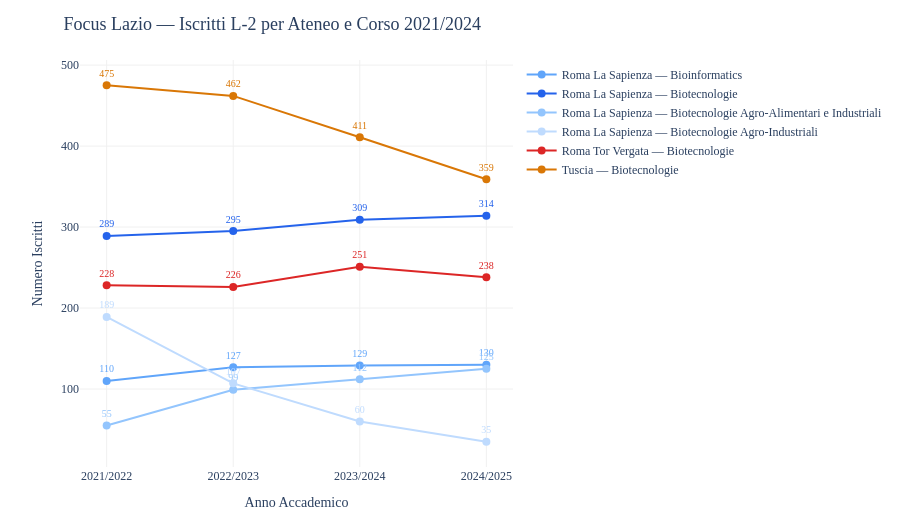

This figure's notebook cell:
### Code cell
df_lazio = df_l2_corsi[df_l2_corsi["regione"] == "Lazio"].copy()

df_lazio_trend = (
    df_lazio.groupby(["AnnoA", "AteneoNOME", "CorsoNOME"])["Isc"]
    .sum()
    .reset_index()
)

df_lazio_trend["label"] = (
    df_lazio_trend["AteneoNOME"] + " — " + df_lazio_trend["CorsoNOME"]
)

COLORI_ATENEO = {
    "Roma La Sapienza — Biotecnologie":                               "#2563EB",
    "Roma La Sapienza — Bioinformatics":                              "#60A5FA",
    "Roma La Sapienza — Biotecnologie Agro-Alimentari e Industriali": "#93C5FD",
    "Roma La Sapienza — Biotecnologie Agro-Industriali":              "#BFDBFE",
    "Roma Tor Vergata — Biotecnologie":                               "#DC2626",
    "Tuscia — Biotecnologie":                                         "#D97706",
}

fig = go.Figure()

for label in df_lazio_trend["label"].unique():
    subset = df_lazio_trend[df_lazio_trend["label"] == label].sort_values("AnnoA")
    colore = COLORI_ATENEO.get(label, "#6B7280")

    fig.add_trace(go.Scatter(
        x=subset["AnnoA"],
        y=subset["Isc"],
        mode="lines+markers+text",
        name=label,
        line=dict(color=colore, width=2),
        marker=dict(size=8, color=colore),
        text=subset["Isc"].astype(str),
        textposition="top center",
        textfont=dict(size=10, color=colore),
        hovertemplate=f"<b>{label}</b><br>Anno: %{{x}}<br>Iscritti: %{{y}}<extra></extra>",
    ))

fig.update_layout(
    title="📍 Focus Lazio — Iscritti L-2 per Ateneo e Corso 2021/2024",
    xaxis_title="Anno Accademico",
    yaxis_title="Numero Iscritti",
    height=520,
    font_family="Georgia",
    title_font_size=18,
    plot_bgcolor="white",
    xaxis=dict(gridcolor="#f0f0f0"),
    yaxis=dict(gridcolor="#f0f0f0"),
    legend=dict(orientation="v", x=1.02, y=1, xanchor="left"),
    margin=dict(r=350, t=60, b=40),
)

fig.show()

### Figure 1 — Plotly figure (JSON) as saved in the notebook; plotly's stock layout.template omitted (floating-point values rounded to 4 significant figures)
{"data": [{"hovertemplate": "<b>Roma La Sapienza — Bioinformatics</b><br>Anno: %{x}<br>Iscritti: %{y}<extra></extra>", "line": {"color": "#60A5FA", "width": 2}, "marker": {"color": "#60A5FA", "size": 8}, "mode": "lines+markers+text", "name": "Roma La Sapienza — Bioinformatics", "text": ["110", "127", "129", "130"], "textfont": {"color": "#60A5FA", "size": 10}, "textposition": "top center", "type": "scatter", "x": ["2021/2022", "2022/2023", "2023/2024", "2024/2025"], "y": [110, 127, 129, 130]}, {"hovertemplate": "<b>Roma La Sapienza — Biotecnologie</b><br>Anno: %{x}<br>Iscritti: %{y}<extra></extra>", "line": {"color": "#2563EB", "width": 2}, "marker": {"color": "#2563EB", "size": 8}, "mode": "lines+markers+text", "name": "Roma La Sapienza — Biotecnologie", "text": ["289", "295", "309", "314"], "textfont": {"color": "#2563EB", "size": 10}, "textposition": "top center", "type": "scatter", "x": ["2021/2022", "2022/2023", "2023/2024", "2024/2025"], "y": [289, 295, 309, 314]}, {"hovertemplate": "<b>Roma La Sapienza — Biotecnologie Agro-Alimentari e Industriali</b><br>Anno: %{x}<br>Iscritti: %{y}<extra></extra>", "line": {"color": "#93C5FD", "width": 2}, "marker": {"color": "#93C5FD", "size": 8}, "mode": "lines+markers+text", "name": "Roma La Sapienza — Biotecnologie Agro-Alimentari e Industriali", "text": ["55", "99", "112", "125"], "textfont": {"color": "#93C5FD", "size": 10}, "textposition": "top center", "type": "scatter", "x": ["2021/2022", "2022/2023", "2023/2024", "2024/2025"], "y": [55, 99, 112, 125]}, {"hovertemplate": "<b>Roma La Sapienza — Biotecnologie Agro-Industriali</b><br>Anno: %{x}<br>Iscritti: %{y}<extra></extra>", "line": {"color": "#BFDBFE", "width": 2}, "marker": {"color": "#BFDBFE", "size": 8}, "mode": "lines+markers+text", "name": "Roma La Sapienza — Biotecnologie Agro-Industriali", "text": ["189", "107", "60", "35"], "textfont": {"color": "#BFDBFE", "size": 10}, "textposition": "top center", "type": "scatter", "x": ["2021/2022", "2022/2023", "2023/2024", "2024/2025"], "y": [189, 107, 60, 35]}, {"hovertemplate": "<b>Roma Tor Vergata — Biotecnologie</b><br>Anno: %{x}<br>Iscritti: %{y}<extra></extra>", "line": {"color": "#DC2626", "width": 2}, "marker": {"color": "#DC2626", "size": 8}, "mode": "lines+markers+text", "name": "Roma Tor Vergata — Biotecnologie", "text": ["228", "226", "251", "238"], "textfont": {"color": "#DC2626", "size": 10}, "textposition": "top center", "type": "scatter", "x": ["2021/2022", "2022/2023", "2023/2024", "2024/2025"], "y": [228, 226, 251, 238]}, {"hovertemplate": "<b>Tuscia — Biotecnologie</b><br>Anno: %{x}<br>Iscritti: %{y}<extra></extra>", "line": {"color": "#D97706", "width": 2}, "marker": {"color": "#D97706", "size": 8}, "mode": "lines+markers+text", "name": "Tuscia — Biotecnologie", "text": ["475", "462", "411", "359"], "textfont": {"color": "#D97706", "size": 10}, "textposition": "top center", "type": "scatter", "x": ["2021/2022", "2022/2023", "2023/2024", "2024/2025"], "y": [475, 462, 411, 359]}], "layout": {"font": {"family": "Georgia"}, "height": 520, "legend": {"orientation": "v", "x": 1.02, "xanchor": "left", "y": 1}, "margin": {"b": 40, "r": 350, "t": 60}, "plot_bgcolor": "white", "title": {"font": {"size": 18}, "text": "📍 Focus Lazio — Iscritti L-2 per Ateneo e Corso 2021/2024"}, "xaxis": {"gridcolor": "#f0f0f0", "title": {"text": "Anno Accademico"}}, "yaxis": {"gridcolor": "#f0f0f0", "title": {"text": "Numero Iscritti"}}}}
